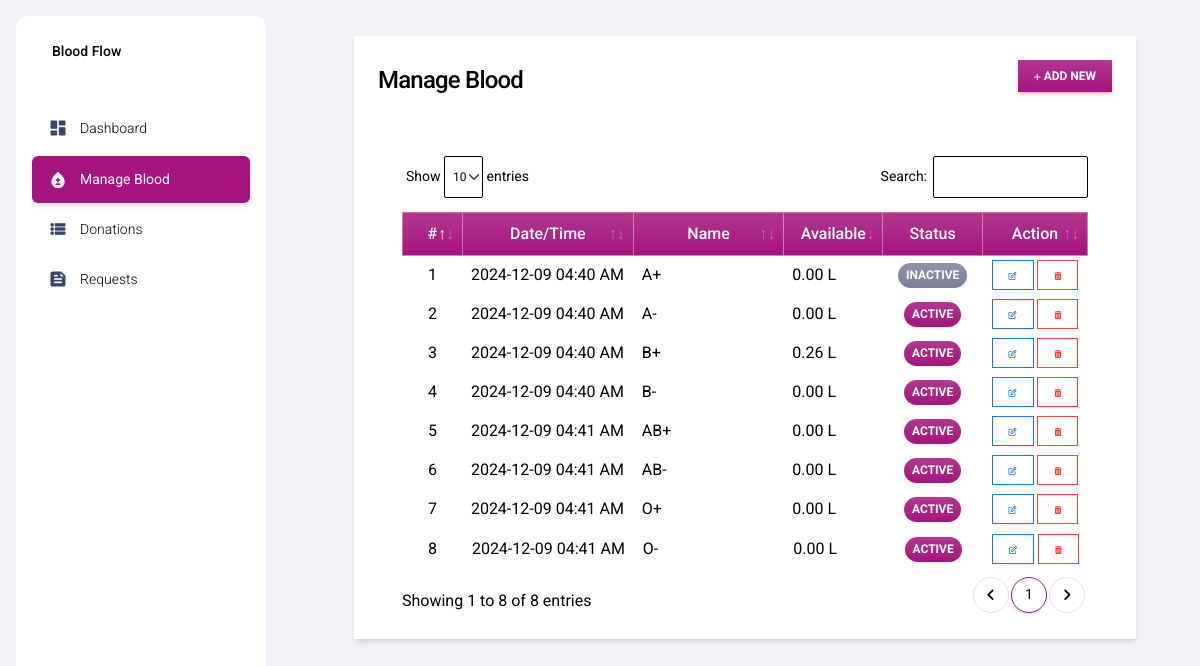
/blood_group_mgt (signed in), run on the app's committed database.
### bbApp/models.py (models this page shows, shortened)
class Blood_Group(models.Model):
    name = models.CharField(max_length=250)
    status = models.CharField(max_length=2, choices=(('1','Active'),('2','Inactive')), default = 1)
    date_created = models.DateTimeField(default=timezone.now)
    date_updated = models.DateTimeField(auto_now=True)
    def get_total_volume(self):
        try:
            total_donation = Donation.objects.filter(blood_group = self).aggregate(Sum('donation_volume'))['donation_volume__sum']
            if total_donation is None:
                total_donation = 0
        except:
            total_donation = 0
        try:
            total_request = Request.objects.exclude(status = 4).filter(blood_group = self).aggregate(Sum('volume'))['volume__sum']
            if total_request is None:
                total_request = 0
        except:
            total_request = 0
        return (total_donation - total_request) / 1000

### bbApp/views.py (the view)
# urls.py: path('blood_group_mgt', views.blood_group_mgt,name="blood_group-page"),
@login_required
def blood_group_mgt(request):
    context['page'] = 'blood_group_mgt'
    context['page_title'] = 'Blood Group Management'
    blood_groups = models.Blood_Group.objects.all()
    context['blood_groups'] = blood_groups
    return render(request,'blood_group_mgt.html',context)

### bbApp/forms.py (shortened to what this page needs)
class UpdateProfile(UserChangeForm):
    username = forms.CharField(max_length=250,help_text="The Username field is required.")
    email = forms.EmailField(max_length=250,help_text="The Email field is required.")
    first_name = forms.CharField(max_length=250,help_text="The First Name field is required.")
    last_name = forms.CharField(max_length=250,help_text="The Last Name field is required.")
    current_password = forms.CharField(max_length=250)
    class Meta:
        model = User
        fields = ('email', 'username','first_name', 'last_name')

### bbApp/templates/blood_group_mgt.html (shortened to what this page needs)
{% extends 'layouts/base.html' %} {% load humanize %} {% block content %}
<div class="container-fluid">
    <div class="col-lg-12 col-md-12 col-sm-12 col-xs-12">
        <div class="card card-default rounded-0 shadow ">
            <div class="card-header">
                <div class="d-flex w-100 align-items-center justify-content-between">
                    <h4 class="card-title fw-bold">Manage Blood</h4>
                    <div class="tools">
                        <button type="button" class="btn btn-primary rounded-0 bg-gradient btn-sm" id='add_new'><i class="fa fa-plus"></i> Add New</button>
                    </div>
                </div>
            </div>
            <div class="card-body">
                <div class="container-fluid">
                    <table class="table table-bordered" id="blood_group-list">
                        <colgroup>
                            <col width="10%">
                            <col width="20%">
                            <col width="25%">
                            <col width="15%">
                            <col width="15%">
                            <col width="15%">
                        </colgroup>
                        <thead style="color: #ffffff;">
                            <tr class="bg-gradient bg-primary bg-opacity-50 text-light" style="color: white">
                                <th class="px-2 py-2 text-center" >#</th>
                                <th class="px-2 py-2 text-center" style="color: white">Date/Time</th>
                                <th class="px-2 py-2 text-center" style="color: white">Name</th>
                                <th class="px-2 py-2 text-center" style="color: white">Available</th>
                                <th class="px-2 py-2 text-center" style="color: white">Status</th>
                                <th class="px-2 py-2 text-center" style="color: white">Action</th>
                            </tr>
                        </thead>
                        <tbody style="color: #000000">
                            {% for bg in blood_groups %}
                            <tr>
                                <td class="px-2 py-1 align-middle text-center">{{ forloop.counter }}</td>
                                <td class="px-2 py-1 align-middle">{{ bg.date_created|date:"Y-m-d h:i A" }}</td>
                                <td class="px-2 py-1 align-middle">{{ bg.name }}</td>
                                <td class="px-2 py-1 align-middle text-end">{{ bg.get_total_volume|floatformat:2|intcomma }} L</td>
                                <td class="px-1 py-1 align-middle text-center">
                                    {% if bg.status == '1' %}
                                    <span class="badge bg-primary bg-gradient rounded-pill px-2">Active</span> {% else %}
                                    <span class="badge bg-secondary bg-gradient rounded-pill px-2">Inactive</span> {% endif %}
                                </td>
                                <td class="px-2 py-1 align-middle text-center">
                                    <a class="btn btn-outline-primary btn-sm edit-data mb-0 border-info text-info px-3 py-1 rounded-0" href="javascript:void(0)" data-url="{% url 'manage-blood_group-pk' bg.pk %}" title="Edit">
                                        <i class="fa fa-edit"></i>
                                    </a>
                                    <button class="btn btn-outline-danger btn-sm delete-data mb-0 border-danger px-3 py-1 rounded-0" type="button" data-id="{{ bg.pk }}" title="Delete">
                                    <i class="fa fa-trash"></i>
                                </button>
                                </td>
                            </tr>
                            {% endfor %}
                        </tbody>
                    </table>
                </div>
            </div>
        </div>
    </div>
</div>
{% endblock content %}

### static/default/css/style.css (style rules this page uses)
html, body { height: 100%; width: 100%; max-height: 100%; overflow: auto; display: flex; flex-direction: column; }
.dark-version .table tbody tr:last-child td { border-width: 1px !important; }

### data on the page
Blood_Group: date_created "2024-12-09 04:40 AM", name "A+", get_total_volume "0.00", status "INACTIVE"
Blood_Group: date_created "2024-12-09 04:40 AM", name "A-", get_total_volume "0.00", status "ACTIVE"
Blood_Group: date_created "2024-12-09 04:40 AM", name "B+", get_total_volume "0.26", status "ACTIVE"
Blood_Group: date_created "2024-12-09 04:40 AM", name "B-", get_total_volume "0.00", status "ACTIVE"
Blood_Group: date_created "2024-12-09 04:41 AM", name "AB+", get_total_volume "0.00", status "ACTIVE"
Blood_Group: date_created "2024-12-09 04:41 AM", name "AB-", get_total_volume "0.00", status "ACTIVE"
Blood_Group: date_created "2024-12-09 04:41 AM", name "O+", get_total_volume "0.00", status "ACTIVE"
Blood_Group: date_created "2024-12-09 04:41 AM", name "O-", get_total_volume "0.00", status "ACTIVE"
